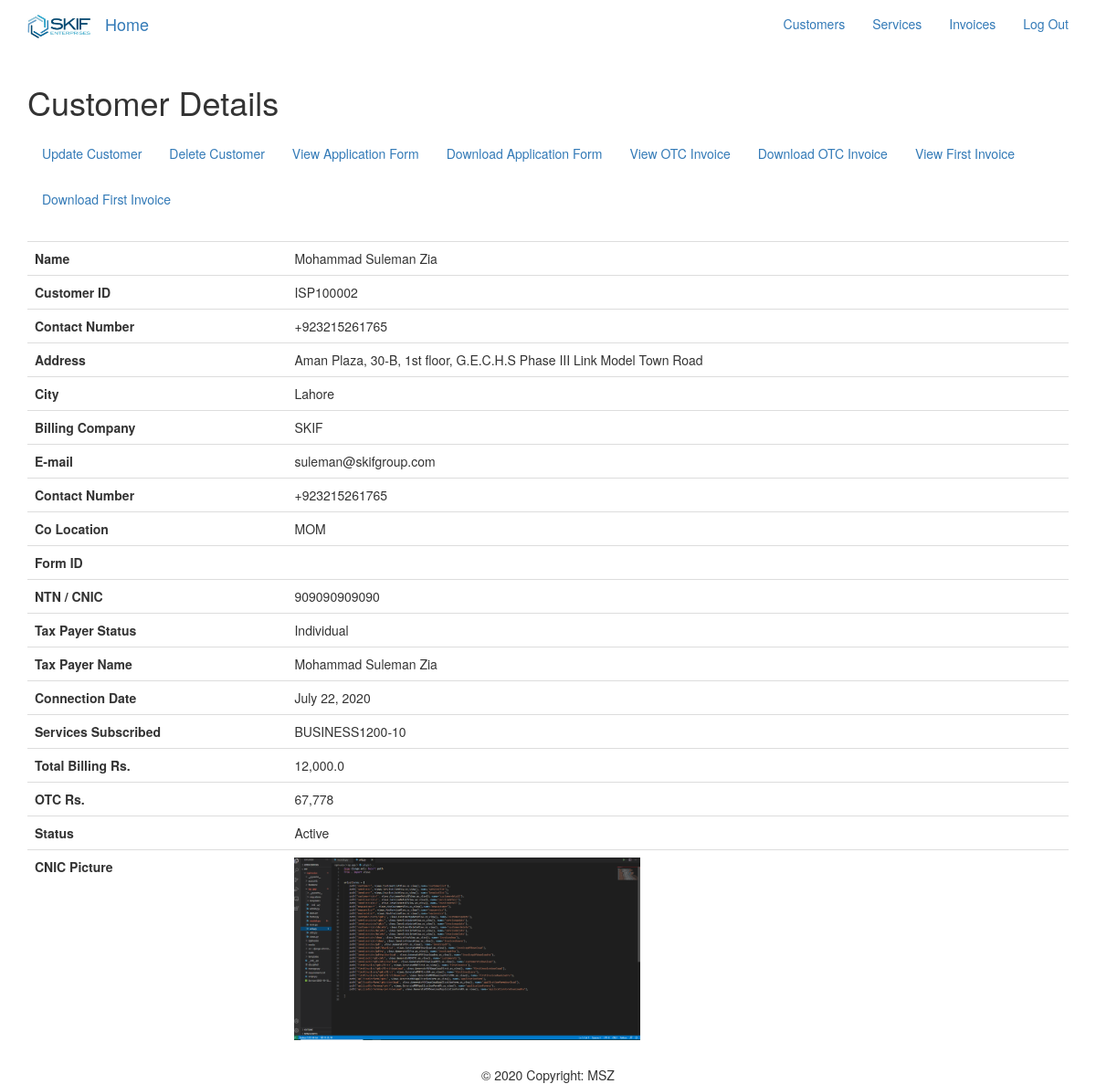
Page /isp_app/customer/3/ (signed in) on the committed database.
### isp_app/models.py (models this page shows, shortened)
class Customer(models.Model):
    STATUS_LIST=(
            ('Active','Active'),
            ('Inactive','Inactive'),
            ('Disconnected','Disconnected')
    )
    BILLING_COMPANY= (
            ('SKIF','SKIF'),
            ('RA','RA')
    )
    TAXPAYER_STATUS =  (
            ('Individual','Individual'),
            ('Company','Company'),
        )
    customer_name = models.CharField(max_length=200)
    email = models.EmailField(max_length=200, blank=True)
    address = models.CharField(max_length=350)
    billing_address = models.CharField(max_length=350)
    city = models.CharField(max_length=100)
    contact_number = models.CharField(max_length=200)
    colocation = models.CharField(max_length=150)
    ntn_cnic = models.CharField(max_length=200)
    taxpayer_status = models.CharField(max_length=100, choices=TAXPAYER_STATUS, default=None)
    taxpayer_name = models.CharField(max_length=200)
    connection_date = models.DateField()
    billing_company = models.CharField(max_length=100, choices=BILLING_COMPANY, default=None)
    cnic_pic = models.ImageField(upload_to="gallery", default=None)
    service_subscribed = models.ManyToManyField(Service)
    total_billing = models.IntegerField()
    otc=models.IntegerField()
    status = models.CharField(max_length=100, choices=STATUS_LIST, default='Active')
    ipaddr = models.CharField(max_length=200)
    def get_company(self):
        company=self.billing_company
        skif="SKIF"
        ra="RA"
        if company==skif:
            return 1
        else:
            return 0
    def total_billing(self):
        return self.service_subscribed.aggregate(total=models.Sum((F('service_qunatity')*F('service_unit_price'))))['total']
    def increment_customer_id():
        last_id = Customer.objects.filter(billing_company='SKIF').order_by('id').last()
        if not last_id:
             return 'ISP100001'
        invoice_no = last_id.customer_id
        invoice_int = int(re.split('(\d+)',invoice_no)[1])
        new_invoice_int = invoice_int + 1
        new_invoice_no = 'ISP' + str(new_invoice_int)
        return new_invoice_no
    customer_id=models.CharField(max_length=500, default=increment_customer_id, null=True, blank=True )

class Service(models.Model):
    SERVICE_TYPE = (
            ('CIR', 'CIR'),
            ('Shared','Shared'),
            ('Business Plus','Business Plus'),
            ('L2 Data','L2 Data'),
            ('VPS','VPS'),
            ('Hosted Server','Hosted Server'),
            ('Live IP','Live IP'),
            ('Rental','Rental'),
        )
    service_name = models.CharField(max_length=200)
    service_type = models.CharField(max_length=100, choices=SERVICE_TYPE, default=None)
    service_qunatity = models.FloatField()
    service_unit_price = models.FloatField()
    service_tax=models.ManyToManyField(Tax, blank=True)

### isp_app/views.py (the view)
# urls.py: path('customer/<pk>/', views.CustomerDetailView.as_view(), name='customerdetail'),
class CustomerDetailView(LoginRequiredMixin, DetailView):
    context_object_name = 'customer'
    model = models.Customer
    template_name = 'customerdetails.html'
    def get_context_data(self,**kwargs):
        self.object = self.get_object()
        applicationform=self.object.applicationform
        invoiceotc=self.object.invoiceotc
        firstinvoice=self.object.firstinvoice
        context = super().get_context_data(**kwargs)
        context["invoice"]=invoiceotc
        context["firstinvoice"]=firstinvoice
        context["applicationform"]=applicationform
        return context

### isp_app/templates/customerdetails.html (shortened to what this page needs)
{% extends "base.html" %}
{% load bootstrap4 %}
{% load humanize %}
{% block content%}
<div class="container">
  <h1>Customer Details</h1>
  <nav class="navbar navbar-light bg-light justify-content-between">
    <ul class="nav navbar-nav navbar-left">
      {% if user.is_authenticated %}
        <li><a href="{% url 'isp_app:customerupdate' customer.id%}">Update Customer</a></li>
        <li><a href="{% url 'isp_app:customerdelete' customer.id%}">Delete Customer</a></li>
        {% if customer.get_company %}
          <li><a href="{% url 'isp_app:applicationform' applicationform.id%}">View Application Form</a></li>
          <li><a href="{% url 'isp_app:applicationformdownload' applicationform.id%}">Download Application Form</a></li>
        {% else %}
        <li><a href="{% url 'isp_app:applicationformra' applicationform.id%}">View Application Form</a></li>
        <li><a href="{% url 'isp_app:applicationformdownloadra' applicationform.id%}">Download Application Form</a></li>
        {% endif %}
        <li><a href="{% url 'isp_app:customerotc' invoice.id%}">View OTC Invoice</a></li>
        <li><a href="{% url 'isp_app:customerotcdownload' invoice.id%}">Download OTC Invoice</a></li>
      {% if customer.get_company %}
        <li><a href="{% url 'isp_app:firstinvoice' firstinvoice.id%}">View First Invoice</a></li>
        <li><a href="{% url 'isp_app:firstinvoicedownload' firstinvoice.id%}">Download First Invoice</a></li>
      {% else %}
      <li><a href="{% url 'isp_app:firstinvoicera' firstinvoice.id%}">View First Invoice</a></li>
      <li><a href="{% url 'isp_app:firstinvoicedownloadra' firstinvoice.id%}">Download First Invoice</a></li>
      {% endif %}
      {% endif %}
    </ul>
  </nav>
</div>
<div class="container">
  <div class="content">
    <table class="table">
      <tr>
        <th>Name</th>
        <td>{{customer.customer_name}}</td>
      </tr>
      <tr>
        <th>Customer ID</th>
        <td>{{customer.customer_id}}</td>
      </tr>
      <tr>
        <th>Contact Number</th>
        <td>{{customer.contact_number}}</td>
      </tr>
      <tr>
        <th>Address</th>
          <td>{{customer.address}}</td>
      </tr>
      <tr>
        <th>City</th>
        <td>{{customer.city}}</td>
      </tr>
      <tr>
        <th>Billing Company</th>
        <td>{{customer.billing_company}}</td>
      </tr>
      <tr>
        <th>E-mail</th>
        <td>{{customer.email}}</td>
      </tr>
      <tr>
        <th>Contact Number</th>
        <td>{{customer.contact_number}}</td>
      </tr>
      <tr>
        <th>Co Location</th>
        <td>{{customer.colocation}}</td>
      </tr>
      <tr>
        <th>Form ID</th>
        <td>{{customer.form_id}}</td>
      </tr>
      <tr>
        <th>NTN / CNIC</th>
        <td>{{customer.ntn_cnic}}</td>
      </tr>
      <tr>
        <th>Tax Payer Status</th>
        <td>{{customer.taxpayer_status}}</td>
      </tr>
      <tr>
        <th>Tax Payer Name</th>
        <td>{{customer.taxpayer_name}}</td>
      </tr>
      <tr>
        <th>Connection Date</th>
        <td>{{customer.connection_date}}</td>
      </tr>
      <tr>
        <th>Services Subscribed</th>
        <td>{% for service in customer.service_subscribed.all %}
          {{service.service_name}}
        {%endfor%}</td>
      </tr>
      <tr>
        <th>Total Billing Rs.</th>
        <td>{{customer.total_billing|intcomma}}</td>
      </tr>
      <tr>
        <th>OTC Rs.</th>
        <td>{{customer.otc|intcomma}}</td>
      </tr>
      <tr>
        <th>Status</th>
        <td>{{customer.status}}</td>
      </tr>
      <tr>
        <th>CNIC Picture</th>
        <td><img src="{{customer.cnic_pic.url}}" height="200px" alt=""></td>
      </tr>
    </table>
  </div>
</div>
{% endblock %}

### rows in the picture
Customer: customer_name "Mohammad Suleman Zia", customer_id "ISP100002", contact_number "+923215261765", address "Aman Plaza, 30-B, 1st floor, G.E.C.H.S Phase III Link Model Town Road", city "Lahore", billing_company "SKIF", email "suleman@skifgroup.com", colocation "MOM", ntn_cnic "909090909090", taxpayer_status "Individual", taxpayer_name "Mohammad Suleman Zia", connection_date "July 22, 2020", total_billing "12,000.0", otc "67,778", status "Active", cnic_pic (picture)
Service: service_name "BUSINESS1200-10"
